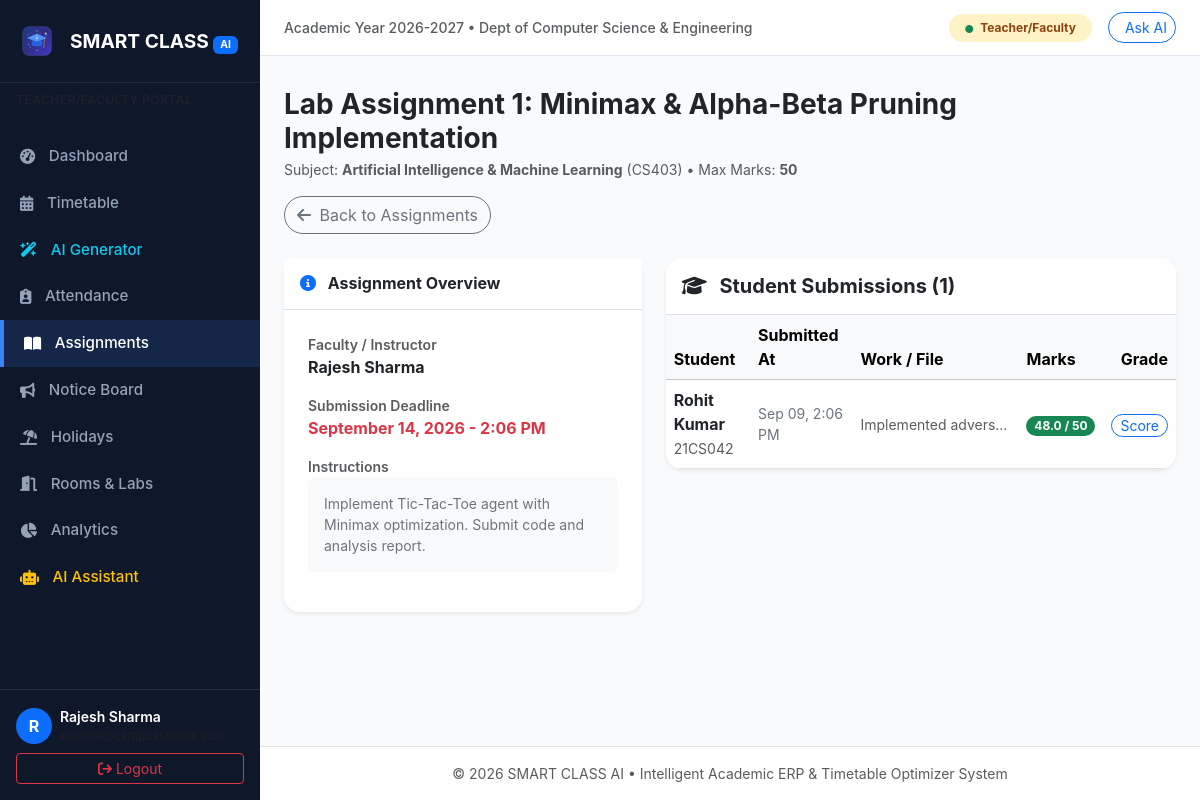
Screenshot of /assignments/1/ (signed in) with the database file from the repository.
### erp/models.py (models this page shows, shortened)
class Profile(models.Model):
    ROLE_CHOICES = (
        ('student', 'Student'),
        ('teacher', 'Teacher/Faculty'),
        ('admin', 'Admin/Staff'),
    )
    user = models.OneToOneField(User, on_delete=models.CASCADE, related_name='profile')
    role = models.CharField(max_length=20, choices=ROLE_CHOICES, default='student')
    id_number = models.CharField(max_length=50, blank=True, null=True, help_text="Roll No or Faculty ID")
    department = models.CharField(max_length=100, default='Computer Science & Engineering')
    phone = models.CharField(max_length=20, blank=True, null=True)
    semester = models.IntegerField(default=1, blank=True, null=True)
    section = models.CharField(max_length=10, default='A', blank=True, null=True)
    avatar = models.FileField(upload_to='profiles/', blank=True, null=True)

class Assignment(models.Model):
    title = models.CharField(max_length=200)
    description = models.TextField()
    subject = models.ForeignKey(Subject, on_delete=models.CASCADE, related_name='assignments')
    faculty = models.ForeignKey(User, on_delete=models.CASCADE, related_name='created_assignments')
    semester = models.IntegerField(default=1)
    section = models.CharField(max_length=10, default='A')
    due_date = models.DateTimeField()
    max_marks = models.PositiveIntegerField(default=100)
    attachment = models.FileField(upload_to='assignments/', blank=True, null=True)
    created_at = models.DateTimeField(auto_now_add=True)
    class Meta:
        ordering = ['-created_at']

class Subject(models.Model):
    code = models.CharField(max_length=20, unique=True)
    name = models.CharField(max_length=150)
    department = models.CharField(max_length=100, default='Computer Science & Engineering')
    semester = models.IntegerField(default=1)
    credits = models.PositiveIntegerField(default=3)
    faculty = models.ForeignKey(User, on_delete=models.SET_NULL, null=True, blank=True, related_name='assigned_subjects')

class AssignmentSubmission(models.Model):
    assignment = models.ForeignKey(Assignment, on_delete=models.CASCADE, related_name='submissions')
    student = models.ForeignKey(User, on_delete=models.CASCADE, related_name='assignment_submissions')
    submission_text = models.TextField(blank=True, null=True)
    submission_file = models.FileField(upload_to='submissions/', blank=True, null=True)
    submitted_at = models.DateTimeField(auto_now_add=True)
    marks_obtained = models.FloatField(blank=True, null=True)
    feedback = models.TextField(blank=True, null=True)
    class Meta:
        unique_together = ('assignment', 'student')
        ordering = ['-submitted_at']

### erp/views.py (the view, shortened to what this page needs)
# urls.py: path('assignments/<int:pk>/', views.assignment_detail, name='assignment_detail'),
@login_required
def assignment_detail(request, pk):
    assignment = get_object_or_404(Assignment, pk=pk)
    profile = getattr(request.user, 'profile', None)
    submission = None
    all_submissions = None
    if profile.role == 'student':
        submission = AssignmentSubmission.objects.filter(assignment=assignment, student=request.user).first()
        if request.method == 'POST':
            form = AssignmentSubmissionForm(request.POST, request.FILES, instance=submission)
            if form.is_valid():
                sub = form.save(commit=False)
                sub.assignment = assignment
                sub.student = request.user
                sub.save()
                messages.success(request, "Assignment submitted successfully!")
                return redirect('assignment_detail', pk=pk)
        else:
            form = AssignmentSubmissionForm(instance=submission)
    else:
        form = None
        all_submissions = AssignmentSubmission.objects.filter(assignment=assignment).select_related('student__profile')
    return render(request, 'academic/assignment_detail.html', {
        'assignment': assignment,
        'submission': submission,
        'all_submissions': all_submissions,
        'form': form,
    })

### templates/academic/assignment_detail.html (shortened to what this page needs)
{% extends 'base.html' %}
{% block content %}
<div class="d-flex flex-wrap align-items-center justify-content-between gap-3 mb-4">
    <div>
        <h3 class="fw-bold text-dark mb-1">{{ assignment.title }}</h3>
        <p class="text-muted small mb-0">
            Subject: <strong>{{ assignment.subject.name }}</strong> ({{ assignment.subject.code }}) • Max Marks: <strong>{{ assignment.max_marks }}</strong>
        </p>
    </div>
    <a href="{% url 'assignment_list' %}" class="btn btn-outline-secondary rounded-pill">
        <i class="fa-solid fa-arrow-left me-1"></i> Back to Assignments
    </a>
</div>
<div class="row g-4">
    <div class="col-lg-5">
        <div class="card border-0 shadow-sm rounded-4 mb-4">
            <div class="card-header bg-white border-bottom py-3">
                <h6 class="fw-bold mb-0 text-dark"><i class="fa-solid fa-circle-info text-primary me-2"></i> Assignment Overview</h6>
            </div>
            <div class="card-body p-4">
                <div class="mb-3">
                    <div class="small text-muted fw-semibold">Faculty / Instructor</div>
                    <div class="text-dark fw-bold">{{ assignment.faculty.get_full_name|default:assignment.faculty.username }}</div>
                </div>
                <div class="mb-3">
                    <div class="small text-muted fw-semibold">Submission Deadline</div>
                    <div class="text-danger fw-bold">{{ assignment.due_date|date:"F d, Y - g:i A" }}</div>
                </div>
                <div class="mb-3">
                    <div class="small text-muted fw-semibold">Instructions</div>
                    <div class="p-3 bg-light rounded-3 text-secondary small" style="white-space: pre-wrap;">{{ assignment.description }}</div>
                </div>
            </div>
        </div>
    </div>
    {% if all_submissions is not None %}
    <div class="col-lg-7">
        <div class="card border-0 shadow-sm rounded-4 overflow-hidden">
            <div class="card-header bg-white border-bottom py-3 d-flex justify-content-between align-items-center">
                <h5 class="fw-bold mb-0 text-dark">
                    <i class="fa-solid fa-graduation-cap text-indigo me-2"></i> Student Submissions ({{ all_submissions.count }})
                </h5>
            </div>
            <div class="card-body p-0">
                <div class="table-responsive">
                    <table class="table table-hover align-middle mb-0">
                        <thead class="table-light">
                            <tr>
                                <th>Student</th>
                                <th>Submitted At</th>
                                <th>Work / File</th>
                                <th>Marks</th>
                                <th class="text-end">Grade</th>
                            </tr>
                        </thead>
                        <tbody>
                            {% for sub in all_submissions %}
                            <tr>
                                <td>
                                    <div class="fw-bold text-dark">{{ sub.student.get_full_name|default:sub.student.username }}</div>
                                    <small class="text-muted">{{ sub.student.profile.id_number|default:sub.student.email }}</small>
                                </td>
                                <td class="small text-secondary">{{ sub.submitted_at|date:"M d, g:i A" }}</td>
                                <td>
                                    {% if sub.submission_text %}
                                    <span class="small text-muted d-block text-truncate" style="max-width: 150px;">{{ sub.submission_text }}</span>
                                    {% endif %}
                                </td>
                                <td>
                                    {% if sub.marks_obtained is not None %}
                                    <span class="badge bg-success rounded-pill">{{ sub.marks_obtained }} / {{ assignment.max_marks }}</span>
                                    {% else %}
                                    <span class="badge bg-light text-muted border">Ungraded</span>
                                    {% endif %}
                                </td>
                                <td class="text-end">
                                    <button class="btn btn-sm btn-outline-primary rounded-pill px-2 py-0" data-bs-toggle="modal" data-bs-target="#gradeModal{{ sub.id }}">
                                        Score
                                    </button>
                                </td>
                            </tr>
                            {% empty %}
                            <tr>
                                <td colspan="5" class="text-center py-4 text-muted">No student submissions received yet.</td>
                            </tr>
                            {% endfor %}
                        </tbody>
                    </table>
                </div>
            </div>
        </div>
    </div>
    {% endif %}
</div>
{% endblock %}

### templates/base.html (shortened to what this page needs)
{% load static %}
<!DOCTYPE html>
<html lang="en">
<head>
    <link href="https://cdn.jsdelivr.net/npm/bootstrap@5.3.3/dist/css/bootstrap.min.css" rel="stylesheet">
    <link href="https://cdnjs.cloudflare.com/ajax/libs/font-awesome/6.5.1/css/all.min.css" rel="stylesheet">
    <link href="{% static 'css/style.css' %}" rel="stylesheet">
</head>
<body>
    {% if user.is_authenticated %}
    <div class="app-wrapper">
        <nav class="sidebar">
            <div class="sidebar-brand">
                <img src="{% static 'images/logo.svg' %}" alt="Logo" width="34" height="34" class="me-1">
                <span>SMART CLASS <span class="badge bg-primary text-white" style="font-size: 0.65rem;">AI</span></span>
            </div>
            <div class="px-3 py-2 text-muted small text-uppercase fw-semibold" style="letter-spacing: 0.5px; font-size: 0.75rem;">
            </div>
            <ul class="sidebar-menu flex-grow-1">
                <li>
                    <a href="{% url 'dashboard' %}" class="{% if request.resolver_match.url_name in 'dashboard,student_dashboard,teacher_dashboard,admin_dashboard' %}active{% endif %}">
                        <i class="fa-solid fa-gauge-high"></i> Dashboard
                    </a>
                </li>
                <li>
                    <a href="{% url 'view_timetable' %}" class="{% if 'timetable' in request.path and 'ai-generator' not in request.path %}active{% endif %}">
                        <i class="fa-solid fa-calendar-days"></i> Timetable
                    </a>
                </li>
                {% if user.profile.role != 'student' %}
                <li>
                    <a href="{% url 'ai_timetable' %}" class="{% if 'ai-generator' in request.path %}active{% endif %} text-info">
                        <i class="fa-solid fa-wand-magic-sparkles"></i> AI Generator
                    </a>
                </li>
                {% endif %}
                <li>
                    <a href="{% url 'attendance_list' %}" class="{% if 'attendance' in request.path %}active{% endif %}">
                        <i class="fa-solid fa-clipboard-user"></i> Attendance
                    </a>
                </li>
                <li>
                    <a href="{% url 'assignment_list' %}" class="{% if 'assignments' in request.path %}active{% endif %}">
                        <i class="fa-solid fa-book-open"></i> Assignments
                    </a>
                </li>
                <li>
                    <a href="{% url 'notice_list' %}" class="{% if 'notices' in request.path %}active{% endif %}">
                        <i class="fa-solid fa-bullhorn"></i> Notice Board
                    </a>
                </li>
                <li>
                    <a href="{% url 'holiday_list' %}" class="{% if 'holidays' in request.path %}active{% endif %}">
                        <i class="fa-solid fa-umbrella-beach"></i> Holidays
                    </a>
                </li>
                <li>
                    <a href="{% url 'room_list' %}" class="{% if 'rooms' in request.path %}active{% endif %}">
                        <i class="fa-solid fa-door-open"></i> Rooms & Labs
                    </a>
                </li>
                {% if user.profile.role != 'student' %}
                <li>
                    <a href="{% url 'analytics' %}" class="{% if 'analytics' in request.path %}active{% endif %}">
                        <i class="fa-solid fa-chart-pie"></i> Analytics
                    </a>
                </li>
                {% endif %}
                <li>
                    <a href="{% url 'ai_assistant' %}" class="{% if 'ai-assistant' in request.path %}active{% endif %} text-warning">
                        <i class="fa-solid fa-robot"></i> AI Assistant
                    </a>
                </li>
            </ul>
            <div class="p-3 border-top border-secondary border-opacity-25">
                <div class="d-flex align-items-center gap-2">
                    <div class="rounded-circle bg-primary text-white d-flex align-items-center justify-content-center fw-bold" style="width: 36px; height: 36px;">
                        {{ user.first_name|default:user.username|slice:":1"|upper }}
                    </div>
                    <div class="overflow-hidden">
                        <div class="text-white text-truncate fw-semibold small">{{ user.get_full_name|default:user.username }}</div>
                        <div class="text-muted text-truncate" style="font-size: 0.75rem;">{{ user.email }}</div>
                    </div>
                </div>
                <a href="{% url 'logout' %}" class="btn btn-outline-danger btn-sm w-100 mt-2">
                    <i class="fa-solid fa-arrow-right-from-bracket"></i> Logout
                </a>
            </div>
        </nav>
        <div class="main-content">
            <header class="top-navbar">
                <div class="d-flex align-items-center gap-2">
                    <span class="text-muted small fw-medium">Academic Year 2026-2027 • Dept of Computer Science & Engineering</span>
                </div>
                <div class="d-flex align-items-center gap-3">
                    <span class="badge rounded-pill px-3 py-2
                        {% if user.profile.role == 'student' %}badge-role-student
                        {% elif user.profile.role == 'teacher' %}badge-role-teacher
                        {% else %}badge-role-admin{% endif %}">
                        <i class="fa-solid fa-circle text-success me-1" style="font-size: 0.5rem;"></i>
                        {{ user.profile.get_role_display|default:"User" }}
                    </span>
                    <a href="{% url 'ai_assistant' %}" class="btn btn-sm btn-outline-primary rounded-pill">
                         Ask AI
                    </a>
                </div>
            </header>
            <div class="container-fluid px-4 pt-3">
            </div>
            <main class="container-fluid px-4 py-3 flex-grow-1">
                {% block content %}{% endblock %}
            </main>
            <footer class="py-3 px-4 border-top text-center text-muted small bg-white mt-auto">
                © 2026 SMART CLASS AI • Intelligent Academic ERP & Timetable Optimizer System
            </footer>
        </div>
    </div>
    {% else %}
    {% block public_content %}{% endblock %}
    {% endif %}
</body>
</html>

### rows the page displays
Assignment: title "Lab Assignment 1: Minimax & Alpha-Beta Pruning Implementation", subject.name "Artificial Intelligence & Machine Learning", subject.code "CS403", max_marks "50", faculty.get_full_name "Rajesh Sharma", due_date "September 14, 2026 - 2:06 PM", description "Implement Tic-Tac-Toe agent with Minimax optimization. Submit code and analysis report."
AssignmentSubmission: student.get_full_name "Rohit Kumar", student.profile.id_number "21CS042", submitted_at "Sep 09, 2:06 PM", submission_text "Implemented advers…", marks_obtained "48.0"

### other values shown
{{ user.first_name|default:user.username|slice:":1"|upper }} "R"
{{ user.get_full_name|default:user.username }} "Rajesh Sharma"
{{ user.profile.get_role_display|default:"User" }} "Teacher/Faculty"
{{ all_submissions.count }} "1"
